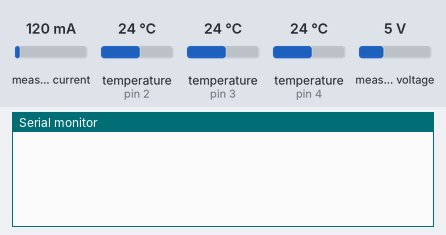
A sketch run on a simulated Arduino Uno, built with avr-gcc and run on an emulated ATmega328P. Parts: the last lines printed to the serial monitor. The test bench sets the inputs (shaded band); at power-on: measured current 120 mA, temperature (sensors on pin 2, pin 3, pin 4) 24 °C, measured voltage 5 V.

Above: at 1.7 s.
1.8 s: measured current set to 40 mA
At 4.3 s:
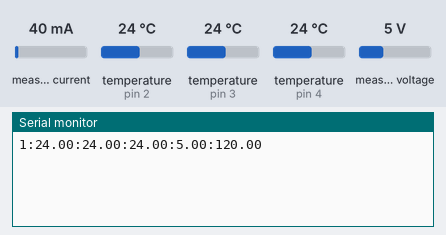
8.6 s: temperature (sensor on pin 2) set to 12 °C
At 11.9 s:
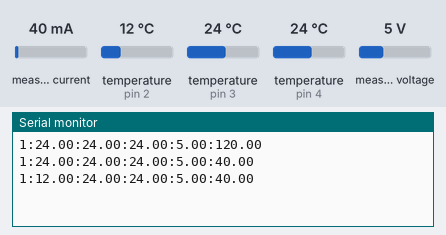
12.2 s: temperature (sensor on pin 3) set to 12 °C
15.8 s: temperature (sensor on pin 4) set to 12 °C
At 15.8 s:
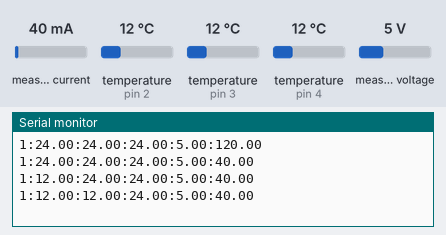
19.4 s: measured voltage set to 0.3 V
At 20.6 s:
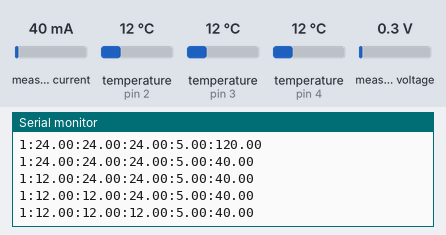
23.0 s: temperature (sensor on pin 2) set to 19 °C
At 25.0 s:
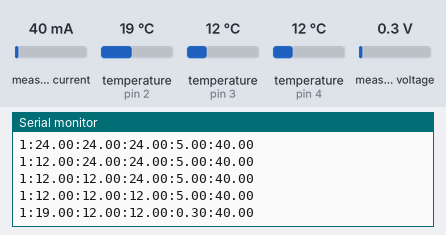
Timing chart, 0 to 26.5 s (numbered marks = the images above; inputs shaded):
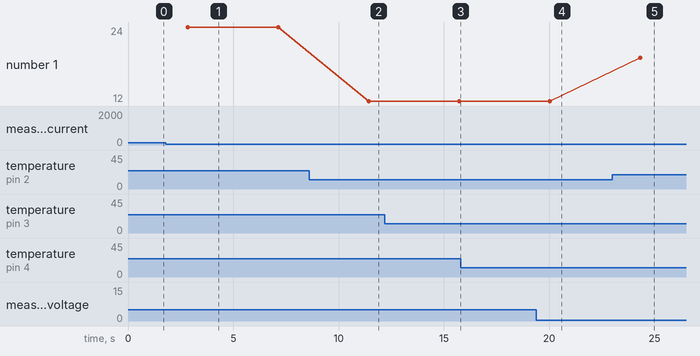

Measured:
- after the input at 8.6 s, the serial monitor: prints a new line after 2.8 s (image 2)
- after the input at 23.0 s, the serial monitor: prints a new line after 1.3 s (image 5)
- plotted number 1: 24 → 12 after the input at 8.6 s, 12 → 19 after the input at 23.0 s

The sketch:

Suprimentov1.ino
```cpp
#include <Wire.h>
#include <DallasTemperature.h>
#include <OneWire.h>
#include <Adafruit_INA219.h>

// ---------- DS18B20 ----------
#define DS18B20_1_PIN 2
#define DS18B20_2_PIN 3
#define DS18B20_3_PIN 4

OneWire oneWire1(DS18B20_1_PIN);
DallasTemperature sensor1(&oneWire1);

OneWire oneWire2(DS18B20_2_PIN);
DallasTemperature sensor2(&oneWire2);

OneWire oneWire3(DS18B20_3_PIN);
DallasTemperature sensor3(&oneWire3);

// ---------- INA219 ----------
Adafruit_INA219 ina219;

// ---------- Configuração ----------
#define ENDERECO_SUPRIMENTO 1  // Endereço para identificar este módulo
#define SERIAL_BAUDRATE 115200

void setup() {
  Serial.begin(SERIAL_BAUDRATE);

  // Inicializa sensores
  sensor1.begin();
  sensor2.begin();
  sensor3.begin();

  if (!ina219.begin()) {
    Serial.println("Falha ao encontrar INA219!");
    while (1) delay(10);
  }

  ina219.setCalibration_32V_2A();

  delay(500);
}

void loop() {
  // ---------- Leitura dos sensores ----------
  float busVoltage = ina219.getBusVoltage_V();
  float current = ina219.getCurrent_mA();

  sensor1.requestTemperatures();
  sensor2.requestTemperatures();
  sensor3.requestTemperatures();

  float temp1 = sensor1.getTempCByIndex(0);
  float temp2 = sensor2.getTempCByIndex(0);
  float temp3 = sensor3.getTempCByIndex(0);

  // ---------- Monta e envia mensagem ----------
  // Formato: <endereco>:<temp1>:<temp2>:<temp3>:<tensao>:<corrente>\n
  Serial.print(ENDERECO_SUPRIMENTO);
  Serial.print(":");
  Serial.print(temp1, 2);
  Serial.print(":");
  Serial.print(temp2, 2);
  Serial.print(":");
  Serial.print(temp3, 2);
  Serial.print(":");
  Serial.print(busVoltage, 2);
  Serial.print(":");
  Serial.println(current, 2);  // termina com \n

  delay(2000);
}
```
